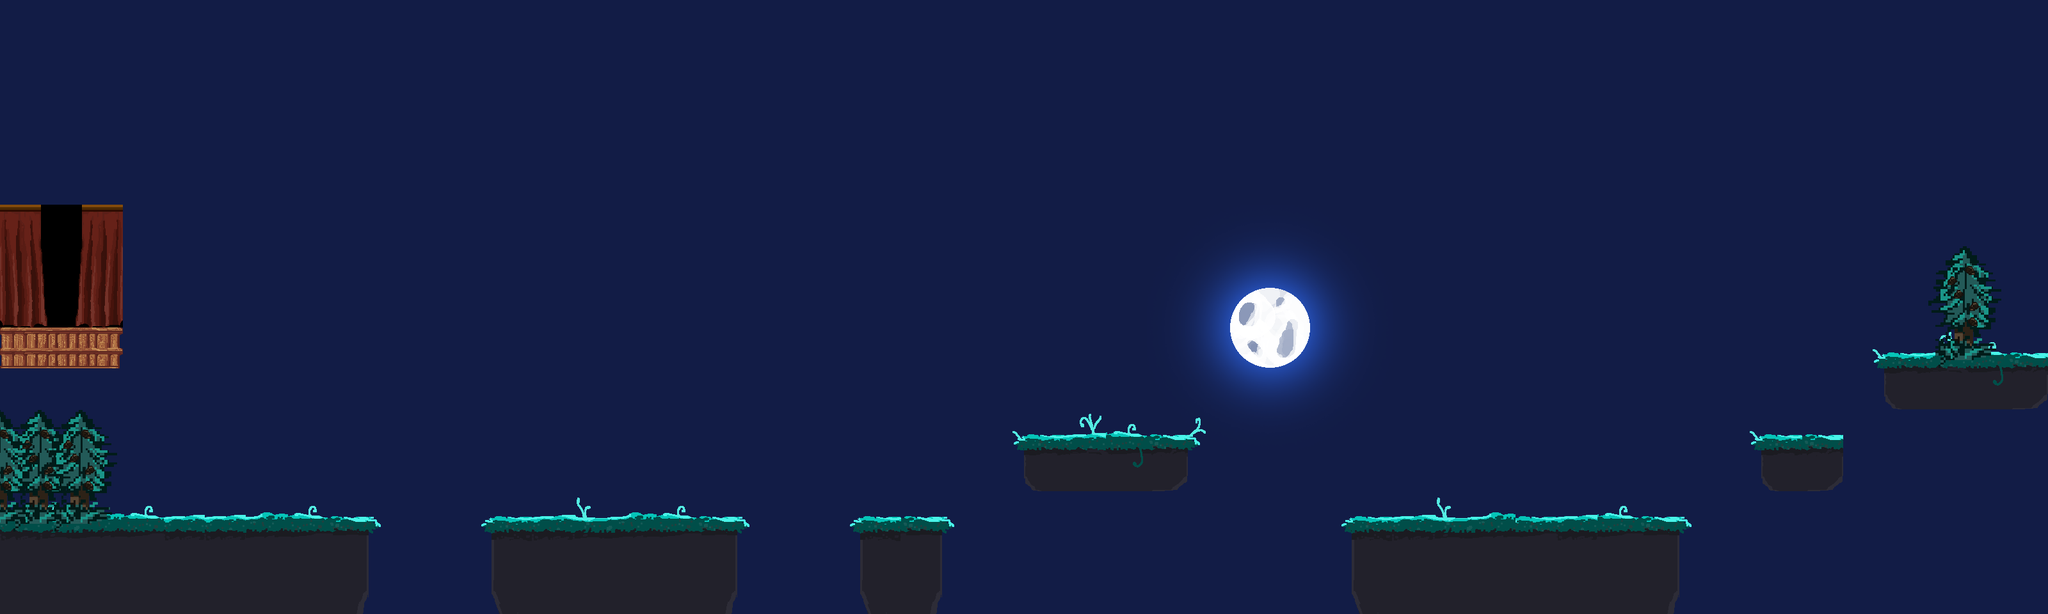

This is a level from a 2D game, rendered from its Tiled map with the project's own tilesets. A one-line summary and the map file follow, with tile-layer data summarised:
An orthogonal 50x15 tile map with 64x64 px tiles, 4 tile layers (Tile Layer 1, Tile Layer 2, Tile Layer 4, Tile Layer 3), 6 tilesets and 13 objects (3x Stork1, Hero).

<map version="1.0" orientation="orthogonal" renderorder="right-down" width="50" height="15" tilewidth="64" tileheight="64" nextobjectid="16">
 <tileset firstgid="1" name="ground_tileset1" tilewidth="64" tileheight="64" tilecount="48" columns="8">
  <image source="ground_tileset1.png" width="512" height="384" />
 </tileset>
 <tileset firstgid="49" name="sky_tileset1" tilewidth="64" tileheight="64" tilecount="36" columns="6">
  <image source="sky_tileset1.png" width="384" height="384" />
 </tileset>
 <tileset firstgid="85" name="curtain_tileset" tilewidth="64" tileheight="64" tilecount="2" columns="1">
  <image source="curtain_tileset.png" width="64" height="128" />
 </tileset>
 <tileset firstgid="87" name="tree" tilewidth="64" tileheight="64" tilecount="9" columns="3">
  <image source="tree.png" width="192" height="192" />
 </tileset>
 <tileset firstgid="96" name="map2_tileset1" tilewidth="64" tileheight="64" tilecount="42" columns="7">
  <image source="map2_tileset1.png" width="448" height="384" />
 </tileset>
 <tileset firstgid="138" name="map2_tileset2" tilewidth="64" tileheight="64" tilecount="25" columns="5">
  <image source="map2_tileset2.png" width="320" height="320" />
 </tileset>
 <layer name="Tile Layer 1" width="50" height="15">
  <data>[750 cells, 750 non-empty, 48 distinct tile ids]</data>
 </layer>
 <layer name="Tile Layer 2" width="50" height="15">
  <data>[750 cells, 63 non-empty, 56 distinct tile ids]</data>
 </layer>
 <objectgroup name="Player">
  <object id="1" name="Hero" x="128" y="576">
   <polygon points="0,0 64,0 64,64 0,64" />
  </object>
 </objectgroup>
 <objectgroup name="Ground">
  <object id="2" x="3" y="809">
   <polygon points="0,0 592,-1 564,149 -3,151" />
  </object>
  <object id="3" x="752" y="812">
   <polygon points="0,0 407,-3 392,148 25,147" />
  </object>
  <object id="4" x="1345" y="805">
   <polygon points="0,0 135,1 128,155 3,155" />
  </object>
  <object id="5" x="1588" y="677">
   <polygon points="0,0 289,0 269,91 15,91" />
  </object>
  <object id="6" x="2093" y="808">
   <polygon points="0,0 549,-1 531,152 28,153" />
  </object>
  <object id="7" x="2737" y="679">
   <polygon points="0,0 167,1 143,89 19,91" />
  </object>
  <object id="8" x="2931" y="552">
   <polygon points="0,0 268,-1 269,88 23,89" />
  </object>
  <object id="12" x="0" y="576">
   <polygon points="0,0 192,0 192,-64 0,-64" />
  </object>
 </objectgroup>
 <objectgroup name="Enemies">
  <object id="9" name="Stork1" x="2112" y="768">
   <properties>
    <property name="respawn" type="bool" value="true" />
    <property name="routeDistance" value="6" />
   </properties>
   <polygon points="0,0 0,-64 64,-64 64,0" />
  </object>
  <object id="10" name="Stork1" x="1600" y="640">
   <properties>
    <property name="respawn" type="bool" value="true" />
    <property name="routeDistance" value="3" />
   </properties>
   <polygon points="0,0 0,-64 64,-64 64,0" />
  </object>
  <object id="11" name="Stork1" x="768" y="768">
   <properties>
    <property name="respawn" type="bool" value="true" />
    <property name="routeDistance" value="5" />
   </properties>
   <polygon points="0,0 0,-64 64,-64 64,0" />
  </object>
 </objectgroup>
 <layer name="Tile Layer 4" width="50" height="15">
  <data>[750 cells, 0 non-empty, 0 distinct tile ids]</data>
 </layer>
 <layer name="Tile Layer 3" width="50" height="15">
  <data>[750 cells, 9 non-empty, 6 distinct tile ids]</data>
 </layer>
 <objectgroup name="Exit">
  <object id="15" x="3006" y="388">
   <polygon points="0,0 128,0 129,166 1,167" />
  </object>
 </objectgroup>
</map>